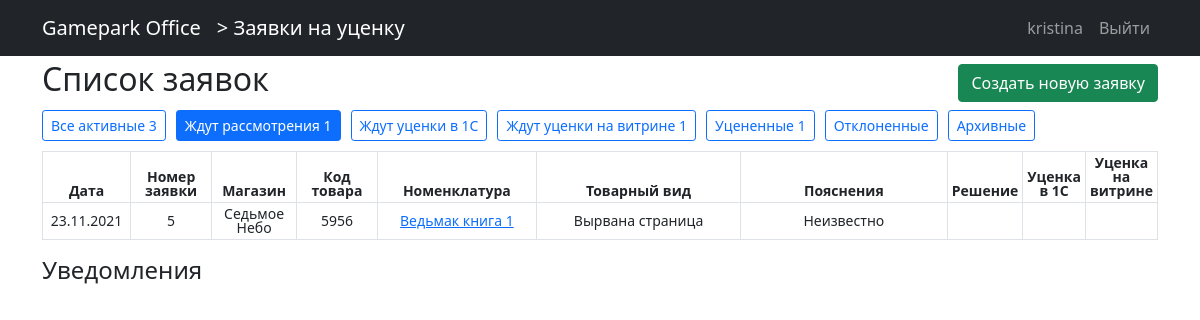
Before: /zayavki/ (signed in) with the older database file.
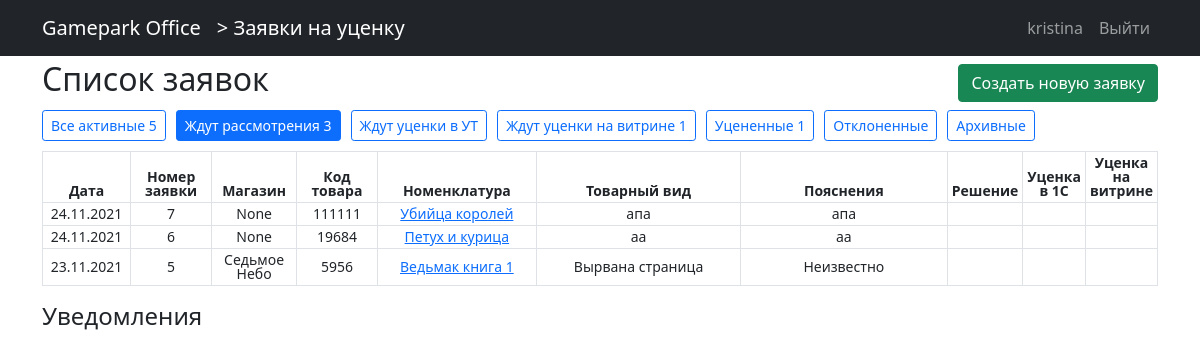
After: the same page with the newer database file.
### users/models.py (models this page shows)
class User(AbstractUser):
    email = models.EmailField(blank=True)
    role = models.ForeignKey(Roles, on_delete=models.PROTECT, null=True, default=None)
    shop = models.ForeignKey(Shops, on_delete=models.PROTECT, null=True, default=None, blank=True)

class Shops(models.Model):
    nameshop = models.CharField(max_length=30)
    class Meta:
        verbose_name_plural = "Магазины"
        verbose_name = "Магазин"
    def __str__(self):
        return self.nameshop

### zayavki/models.py (models this page shows, shortened)
class FiltersOfZayavok(models.Model):
    label = models.CharField(max_length=30)  # Название/отображение на сайте
    link = models.CharField(max_length=10)  # как будет отображаться в ссылке
    status1 = models.BooleanField(default=None, null=True)  # одобрено
    status2 = models.BooleanField(default=None, null=True)  # отклонено
    status3 = models.BooleanField(default=None, null=True)  # уценено
    status4 = models.BooleanField(default=None, null=True)  # ценник сменен
    status5 = models.BooleanField(default=None, null=True)  # в архиве
    status6 = models.BooleanField(default=None, null=True)
    for_roles = models.ManyToManyField(Roles)
    class Meta:
        verbose_name_plural = "Фильтры заявок"
        verbose_name = "Фильтр заявок"

class Zayavka(models.Model):
    user = models.ForeignKey(
        User, default=None, null=True, on_delete=models.PROTECT)
    data = models.DateField(auto_now_add=True)
    category = models.ForeignKey(Category, on_delete=models.PROTECT)
    code = models.CharField(max_length=10)
    name = models.CharField(max_length=100)
    description = models.TextField()
    clarification = models.TextField()
    foto1 = models.ImageField(upload_to="zayavki/foto", blank=True)
    foto2 = models.ImageField(upload_to="zayavki/foto", blank=True)
    status1 = models.BooleanField(default=False)  # одобрено
    status2 = models.BooleanField(default=False)  # отклонено
    status3 = models.BooleanField(default=False)  # уценено
    status4 = models.BooleanField(default=False)  # ценник сменен
    status5 = models.BooleanField(default=False)  # в архиве
    status6 = models.BooleanField(default=False)
    clarification_of_manager = models.CharField(max_length=150, blank=True)
    manager = models.ForeignKey(
        User, default=None, null=True, on_delete=models.PROTECT, related_name='+')
    class Meta:
        verbose_name_plural = "Заявки"
        verbose_name = "Заявка"
    def __str__(self):
        return self.name
    def get_count_comments(self):
        return Comments2.objects.filter(object_id=self.id).count()

### zayavki/views.py (the view)
# urls.py: path("", ZayavkaFilterList.as_view(), name="zayavki_list"),
class ZayavkaFilterList(LoginRequiredMixin, ListView):
    model = Zayavka
    paginate_by = KOL_RECORDS_ON_PAGE
    template_name = "zayavki/zayavka_list.html"
    context_object_name = "zayavki"
    def get_queryset(self):
        return get_users_queryset_onfilter(self.request.user, self.get_filter_from_post_or_default())
    def get_filter_from_post_or_default(self):
        return self.kwargs.get('filter', get_users_default_filter(self.request.user))
    def get_context_data(self, **kwargs):
        context = super().get_context_data(**kwargs)
        context["title"] = "Заявки на уценку"
        context["name_page"] = "Заявки на уценку"
        context['filters'] = get_listdict_of_filters_with_counts(self.request.user)
        context['cur_filter'] = self.get_filter_from_post_or_default()
        context['notifications'] = get_notifications(self.request.user)
        return context

### zayavki/service_notifications.py (called while the page is built)
def get_notifications(user: User) -> list:
    notifications = Notifications2.objects.filter(
        recipient=user).order_by("-id")
    result = []
    for ntf in notifications:
        result.append(
            {"created": ntf.created, "text": ntf.text, "zayavka_id": ntf.zayavka.id})
    return result

### zayavki/services_zayavka_list.py (called while the page is built)
def get_users_default_filter(user:User) -> str:
    return FiltersOfZayavok.objects.get(for_roles=user.role).link

def get_users_queryset(user:User):
    if user.role.namerole == "Магазин":
        return Zayavka.objects.filter(user__shop=user.shop).order_by("-id")
    else:
        return Zayavka.objects.filter(category__in=user.role.work_category.all()).order_by("-id")

def get_users_queryset_onfilter(user:User, filter_link:str):
    filter_ = FiltersOfZayavok.objects.get(link=filter_link)
    users_queryset = get_users_queryset(user)
    return users_queryset.filter(
            status1__in=[True,False] if filter_.status1==None else  [filter_.status1],
            status2__in=[True,False] if filter_.status2==None else  [filter_.status2],
            status3__in=[True,False] if filter_.status3==None else  [filter_.status3],
            status4__in=[True,False] if filter_.status4==None else  [filter_.status4],
            status5__in=[True,False] if filter_.status5==None else  [filter_.status5],
            status6__in=[True,False] if filter_.status6==None else  [filter_.status6]
            ).order_by("-id")

def get_count_of_filter(user:User, filter_link:str):
    return get_users_queryset_onfilter(user, filter_link).count()

def get_listdict_of_filters_with_counts(user:User):
    result = []
    for filter_ in FiltersOfZayavok.objects.all():
        temp = {"label":filter_.label, "link":filter_.link, "count":get_count_of_filter(user, filter_.link)}
        if temp["count"]==0: temp["count"] = ""
        result.append(temp)
    return result

### zayavki/templates/zayavki/zayavka_list.html (shortened to what this page needs)
{% extends 'main_page/base.html' %}
{% load  static %}
{% block css %}
    <link href= {% static 'styles.css' %} rel="stylesheet">
{% endblock css %}
{% block name_app %}
    <a class="navbar-brand flex-grow-1" href="{% url 'zayavki:zayavki_list' %}"> > Заявки на уценку</a>
{% endblock name_app %}
{% block content %}
    <div >
        <div class="row justify-content-between">
            <div class="col-8 m-auto">
                <h2>Список заявок</h2>
            </div>
            <div class="col-4">
                <div class="col my-2 text-end">
                    <a class="btn btn-success text-nowrap" href="{% url 'zayavki:zayavka-create' %}?prev={{ request.path }}">Создать новую заявку</a>
                </div>
            </div>
        </div>
        <div class="select_filter">
            {% for one_filter in filters %}
                <div>
                    <a
                      {% if one_filter.link != cur_filter %} class="btn btn-outline-primary btn-sm text-nowrap" {% else %} class="btn btn-primary btn-sm text-nowrap" {% endif %}
                      href="{% url 'zayavki:zayavki_filter_list' one_filter.link %}"
                      role="button">
                      {{ one_filter.label }} {{ one_filter.count }}
                    </a>
                </div>
            {% endfor %}
        </div>
        <div class="table-responsive">
        <table class="table table-hover table-bordered table-sm my_table  ">
            <thead>
                <tr class="">
                    <th class="col-1">Дата</th>
                    <th class="col-1">Номер заявки</th>
                    <th class="col-1">Магазин</th>
                    <th class="col-1">Код товара</th>
                    <th class="col-2" >Номенклатура</th>
                    <th class="col-3">Товарный вид</th>
                    <th class="col-3">Пояснения</th>
                    <th class="col">Решение</th>
                    <th class="col">Уценка в 1С</th>
                    <th class="col">Уценка на витрине</th>
                </tr>
            </thead>
            <tbody>
            {%for zayavka in zayavki%}
                <tr>
                    <td>{{zayavka.data|date:"d.m.Y"}}</td>
                    <td>{{zayavka.id}}</td>
                    <td>{{zayavka.user.shop}}</td>
                    <td>{{zayavka.code}}</td>
                    <td>
                        <a href="{% url 'zayavki:zayavka-detail' zayavka.id %}?prev={{ request.path }}"> {{zayavka}} </a>
                    </td>
                    <td>{{zayavka.description}}
                    </td>
                    <td>{{zayavka.clarification}}
                    </td>
                    <td>
                    </td>
                    <td>
                    </td>
                    <td>
                    </td>
                </tr>
            {%endfor%}
        </tbody>
        </table>
        </div>
        {% include "zayavki/notifications.html" %}
    </div>
{% endblock content %}

### main_page/templates/main_page/base.html (shortened to what this page needs)
{% load static %}
<!DOCTYPE html>
<html lang="en">
<head>
    <link href= {% static 'bootstrap-5/css/bootstrap.min.css' %}  rel="stylesheet">
    {% block css %}{% endblock css %}
</head>
<body>
<nav class="navbar navbar-expand-lg navbar-dark bg-dark">
    <div class="container">
        <a class="navbar-brand "
           href="{% url 'main_page:index' %}">
           Gamepark Office
        </a>
        {% block name_app %}{% endblock name_app %}
        <div class="collapse navbar-collapse flex-grow-0" id="navbarContent">
            <ul class="navbar-nav">
                {% if user.is_authenticated %}
                <li class="nav-item">
                    <a class="nav-link" href="{% url 'users:profile' %}">{{user.username }} </a>
                </li>
                    <li class="nav-item">
                        <a class="nav-link" href="{% url 'users:logout' %}">Выйти </a>
                    </li>
                {% else %}
                    <li class="nav-item">
                        <a class="nav-link" href="{% url 'users:login' %}">Войти <i class="fas fa-sign-in-alt"></i></a>
                    </li>
                {% endif %}
            </ul>
        </div>
    </div>
</nav>
<div class="container">
    {% block content %} {% endblock content %}
</div>
</body>
</html>

### zayavki/templates/zayavki/notifications.html (shortened to what this page needs)
<h4>Уведомления</h4>

### static/styles.css (style rules this page uses)
.select_filter { display:flex; flex-wrap: wrap; text-decoration: none; gap:10px; margin-bottom: 10px; }
.my_table { padding-left: 3px; padding-right: 3px; font-size: 14px; line-height: 1; vertical-align: middle; text-align: center; }

Changed rows visible on the page:
added Zayavka: data "24.11.2021", id "7", user.shop "None", code "111111", name "Убийца королей", description "апа", clarification "апа"
added Zayavka: data "24.11.2021", id "6", user.shop "None", code "19684", name "Петух и курица", description "аа", clarification "аа"
Other visible differences:
new list line: "Все активные"
new list line: "5"
new list line: "Ждут рассмотрения"
new list line: "3"
new list line: "Ждут уценки в УТ"
list line gone: "Все активные"
list line gone: "3"
list line gone: "Ждут рассмотрения"
list line gone: "1"
list line gone: "Ждут уценки в 1С"
